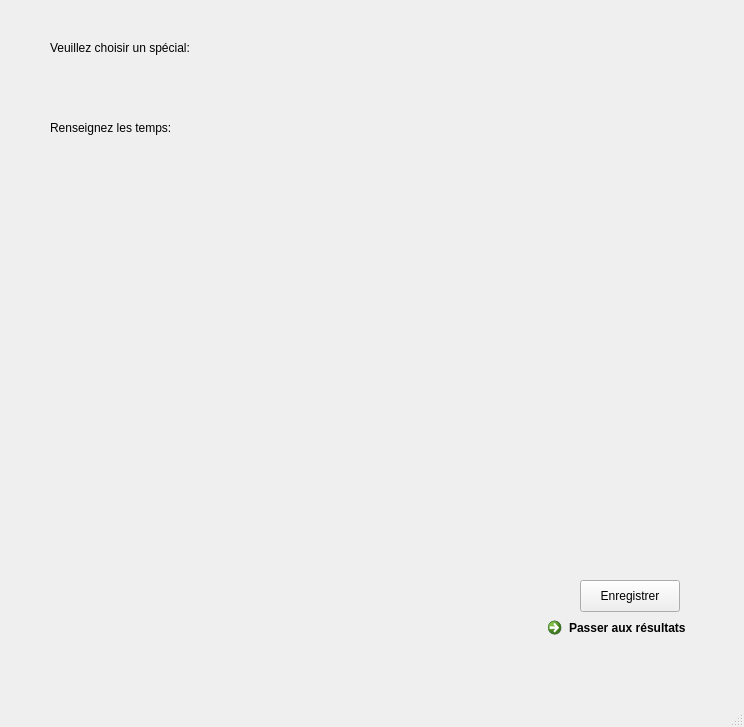
<?xml version="1.0" encoding="UTF-8"?>
<ui version="4.0">
 <class>FormTemps</class>
 <widget class="QMainWindow" name="FormTemps">
  <property name="geometry">
   <rect>
    <x>0</x>
    <y>0</y>
    <width>744</width>
    <height>727</height>
   </rect>
  </property>
  <property name="windowTitle">
   <string>MainWindow</string>
  </property>
  <widget class="QWidget" name="centralwidget">
   <widget class="QPushButton" name="saveButton">
    <property name="geometry">
     <rect>
      <x>580</x>
      <y>580</y>
      <width>100</width>
      <height>32</height>
     </rect>
    </property>
    <property name="text">
     <string>Enregistrer</string>
    </property>
   </widget>
   <widget class="QCommandLinkButton" name="resultButton">
    <property name="geometry">
     <rect>
      <x>540</x>
      <y>610</y>
      <width>168</width>
      <height>41</height>
     </rect>
    </property>
    <property name="text">
     <string>Passer aux résultats</string>
    </property>
   </widget>
   <widget class="QLabel" name="label">
    <property name="geometry">
     <rect>
      <x>50</x>
      <y>32</y>
      <width>161</width>
      <height>31</height>
     </rect>
    </property>
    <property name="text">
     <string>Veuillez choisir un spécial:</string>
    </property>
   </widget>
   <widget class="QLabel" name="label_2">
    <property name="geometry">
     <rect>
      <x>50</x>
      <y>120</y>
      <width>171</width>
      <height>16</height>
     </rect>
    </property>
    <property name="text">
     <string>Renseignez les temps:</string>
    </property>
   </widget>
   <widget class="QWidget" name="widget" native="true">
    <property name="geometry">
     <rect>
      <x>50</x>
      <y>150</y>
      <width>331</width>
      <height>491</height>
     </rect>
    </property>
    <widget class="QWidget" name="verticalLayoutWidget">
     <property name="geometry">
      <rect>
       <x>0</x>
       <y>0</y>
       <width>331</width>
       <height>481</height>
      </rect>
     </property>
     <layout class="QVBoxLayout" name="layout"/>
    </widget>
   </widget>
   <widget class="QWidget" name="layoutWidget">
    <property name="geometry">
     <rect>
      <x>50</x>
      <y>60</y>
      <width>163</width>
      <height>55</height>
     </rect>
    </property>
    <layout class="QVBoxLayout" name="verticalLayout"/>
   </widget>
  </widget>
  <widget class="QMenuBar" name="menubar">
   <property name="geometry">
    <rect>
     <x>0</x>
     <y>0</y>
     <width>744</width>
     <height>24</height>
    </rect>
   </property>
  </widget>
  <widget class="QStatusBar" name="statusbar"/>
 </widget>
 <resources/>
 <connections/>
</ui>
